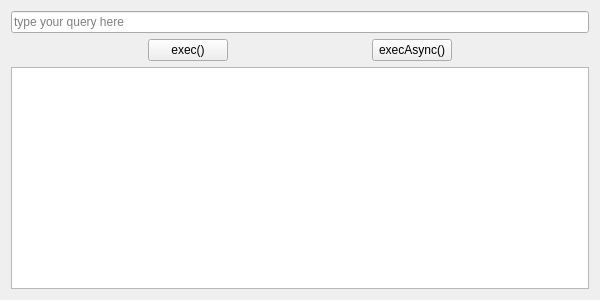
<?xml version="1.0" encoding="UTF-8"?>
<ui version="4.0">
 <class>QueryDemoWidget</class>
 <widget class="QWidget" name="QueryDemoWidget">
  <property name="geometry">
   <rect>
    <x>0</x>
    <y>0</y>
    <width>600</width>
    <height>300</height>
   </rect>
  </property>
  <property name="windowTitle">
   <string>Form</string>
  </property>
  <layout class="QVBoxLayout" name="verticalLayout">
   <item>
    <widget class="QLineEdit" name="leQuery">
     <property name="placeholderText">
      <string>type your query here</string>
     </property>
    </widget>
   </item>
   <item>
    <layout class="QHBoxLayout" name="horizontalLayout">
     <item>
      <spacer name="horizontalSpacer">
       <property name="orientation">
        <enum>Qt::Horizontal</enum>
       </property>
       <property name="sizeHint" stdset="0">
        <size>
         <width>40</width>
         <height>20</height>
        </size>
       </property>
      </spacer>
     </item>
     <item>
      <widget class="QPushButton" name="pbExec">
       <property name="text">
        <string>exec()</string>
       </property>
      </widget>
     </item>
     <item>
      <spacer name="horizontalSpacer_2">
       <property name="orientation">
        <enum>Qt::Horizontal</enum>
       </property>
       <property name="sizeHint" stdset="0">
        <size>
         <width>40</width>
         <height>20</height>
        </size>
       </property>
      </spacer>
     </item>
     <item>
      <widget class="QPushButton" name="pbExecAsync">
       <property name="text">
        <string>execAsync()</string>
       </property>
      </widget>
     </item>
     <item>
      <spacer name="horizontalSpacer_3">
       <property name="orientation">
        <enum>Qt::Horizontal</enum>
       </property>
       <property name="sizeHint" stdset="0">
        <size>
         <width>40</width>
         <height>20</height>
        </size>
       </property>
      </spacer>
     </item>
    </layout>
   </item>
   <item>
    <widget class="QTextEdit" name="teResults"/>
   </item>
  </layout>
 </widget>
 <resources/>
 <connections>
  <connection>
   <sender>leQuery</sender>
   <signal>returnPressed()</signal>
   <receiver>pbExecAsync</receiver>
   <slot>click()</slot>
   <hints>
    <hint type="sourcelabel">
     <x>299</x>
     <y>18</y>
    </hint>
    <hint type="destinationlabel">
     <x>411</x>
     <y>47</y>
    </hint>
   </hints>
  </connection>
 </connections>
</ui>
